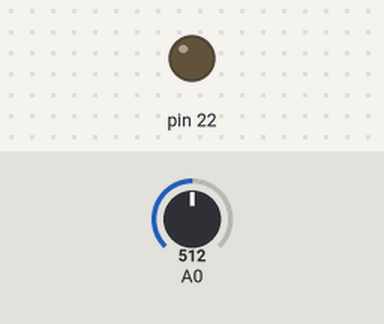
Bench run of a sketch on a simulated Arduino Mega 2560, built with avr-gcc and run on an emulated ATmega2560. Shown: output pins drawn as LEDs (lit = HIGH). Inputs (shaded band) come from the test bench; at power-on: A0 = 512. What the sketch prints to the serial monitor is not drawn.

Above: at 1.2 s.
1.3 s: A0 set to 106
5.6 s: A0 set to 90
At 7.6 s:
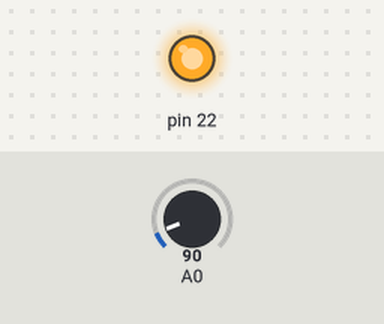
Timing chart, 0 to 10.0 s (numbered marks = the images above; inputs shaded):
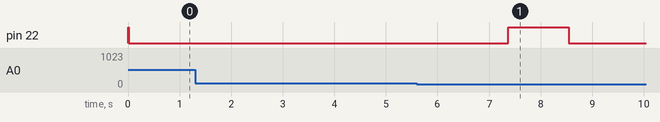

Measured:
- the behaviour switches between 100 and 99 on A0 (found by bisection; images 0 and 1)
- after the input at 1.3 s, every drawn part: stays the same

The sketch:

Active_Sensing.ino
```cpp
int light[8];
unsigned char i;
void setup() {
  Serial.begin(300);
  DDRA |= 0B00000001;
}

void loop() {
  for(i=0;i<8;i++)
  {
  proxLEDon(i);
  delay(10);
  Serial.print("Proximity Sensor value of ");
  Serial.print(i);
  Serial.print(" is ");
  Serial.println(analogRead(0));
  proxLEDoff(i);
  }
}

void proxLEDon(unsigned char proxIndex)
{
  PORTA |= (1<<proxIndex);
}
void proxLEDoff(unsigned char proxIndex)
{
  PORTA &= ~(1<<proxIndex);
}
int readProximitySensors(unsigned char proxIndex)
{
  return analogRead(proxIndex);
}
```
